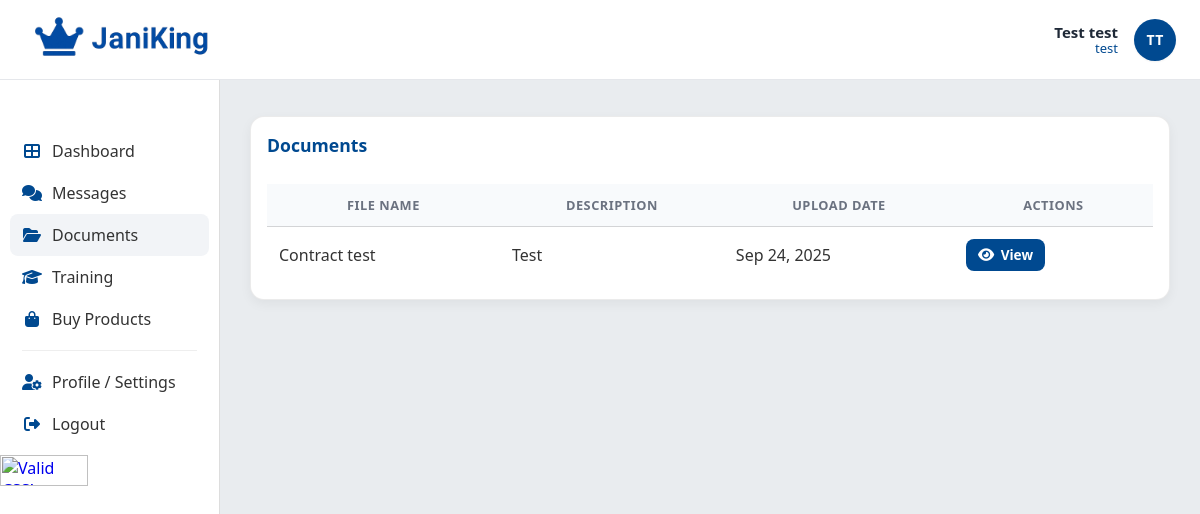
The page /root/franchisee/franchisee_documents.php on the database its author committed.
### tables this page shows
CREATE TABLE `documents` (
  `documents_id` int(11) NOT NULL,
  `franchisee_id` int(11) DEFAULT NULL,
  `title` varchar(100) DEFAULT NULL,
  `description` text DEFAULT NULL,
  `file_path` varchar(255) NOT NULL,
  `created_at` timestamp NOT NULL DEFAULT current_timestamp()
);

### root/franchisee/franchisee_documents.php (the view, shortened to what this page needs)
<?php
require_once __DIR__ . '/../../db/config.php';
include_once("../includes/franchisee_header.php");
include_once("../includes/franchisee_navbar.php");
echo '<link rel="stylesheet" href="../assets/css/franchisee_training_docs.css">';
$rows = [];
try {
  if ($conn instanceof PDO) {
    $conn->setAttribute(PDO::ATTR_ERRMODE, PDO::ERRMODE_EXCEPTION);
    $stmt = $conn->query("
      SELECT documents_id, title, description, created_at, file_path
      FROM documents
      ORDER BY created_at DESC
    ");
    $rows = $stmt->fetchAll(PDO::FETCH_ASSOC);
  } else {
    echo '';
  }
} catch (Throwable $e) {
  error_log('Documents list error: ' . $e->getMessage());
}
?>
<main class="main-content fr-training-docs">
  <div class="uploads-table card">
    <h2 class="section-title">Documents</h2>
    <table class="table custom-table">
      <thead>
        <tr>
          <th>File Name</th>
          <th>Description</th>
          <th>Upload Date</th>
          <th>Actions</th>
        </tr>
      </thead>
      <tbody>
      <?php if (!empty($rows)): ?>
        <?php foreach ($rows as $row):
        ?>
          <tr>
            <td><?= htmlspecialchars($row['title'] ?? '—'); ?></td>
            <td><?= htmlspecialchars($row['description'] ?? ''); ?></td>
            <td><?= htmlspecialchars(date("M d, Y", strtotime($row['created_at']))); ?></td>
            <td>
              <div class="upload-actions">
               <?php
                $VIEWER = '/franchisee/franchisee_training_docs/view.php';
                ?>
                <a href="<?= $VIEWER ?>?type=documents&id=<?= $row['documents_id'] ?>"
                class="action-btn view-btn btn-view js-view-doc">
                <i class="fas fa-eye"></i> View
                </a>
              </div>
            </td>
          </tr>
        <?php endforeach; ?>
      <?php else: ?>
        <tr><td colspan="4">No documents found.</td></tr>
      <?php endif; ?>
      </tbody>
    </table>
  </div>
</main>

### root/assets/css/franchisee_portal.css (style rules this page uses)
.main-content { position: fixed; top: var(--header-h); left: var(--nav-w); right: 0; bottom: 0; margin: 0; padding: 0 30px 30px; background: #e9ecef; overflow: auto; min-width: 0; }
.main-content > *:first-child { margin-top: 0; }
.section-title { color: var(--brand-blue); font-size: 22px; margin-bottom: 20px; padding-bottom: 10px; border-bottom: 1px solid #ffffff; }

### root/assets/css/franchisee_training_docs.css (style rules this page uses)
.main-content.fr-training-docs { padding:36px 30px 30px; }
.section-title { font-weight: 700; font-size: 1.1rem; color: #004990; margin-bottom: 1rem; }
.uploads-table.card { border: 1px solid var(--line); border-radius: 14px; padding: 1rem; background: #fff; box-shadow: 0 4px 12px rgba(0,0,0,.05); }
.table.custom-table { width: 100%; border-collapse: collapse; }
.table.custom-table thead th { background: #f8fafc; color: #6b7280; font-weight: 600; text-transform: uppercase; font-size: .8rem; letter-spacing: .04em; padding: .75rem; border-bottom: 1px solid var(--line); }
.table.custom-table tbody td { padding: .75rem; border-bottom: 1px solid var(--line); vertical-align: middle; }
.table.custom-table tbody tr:last-child td { border-bottom: none; }
.upload-actions { display: flex; gap: .5rem; }
.action-btn.view-btn.btn-view { display: inline-flex; align-items: center; gap: .4rem; background: var(--brand); color: #fff !important; font-size: .85rem; font-weight: 600; padding: .4rem .75rem; border-radius: 8px; text-decoration: none; transition: background .2s; }
.action-btn.view-btn.btn-view i { font-size: .9rem; }

### rows shown on the page
documents: title "Contract test", description "Test", created_at "Sep 24, 2025"

### other values the page prints
$userName "Test test"
$userRole "test"
$initials "TT"
